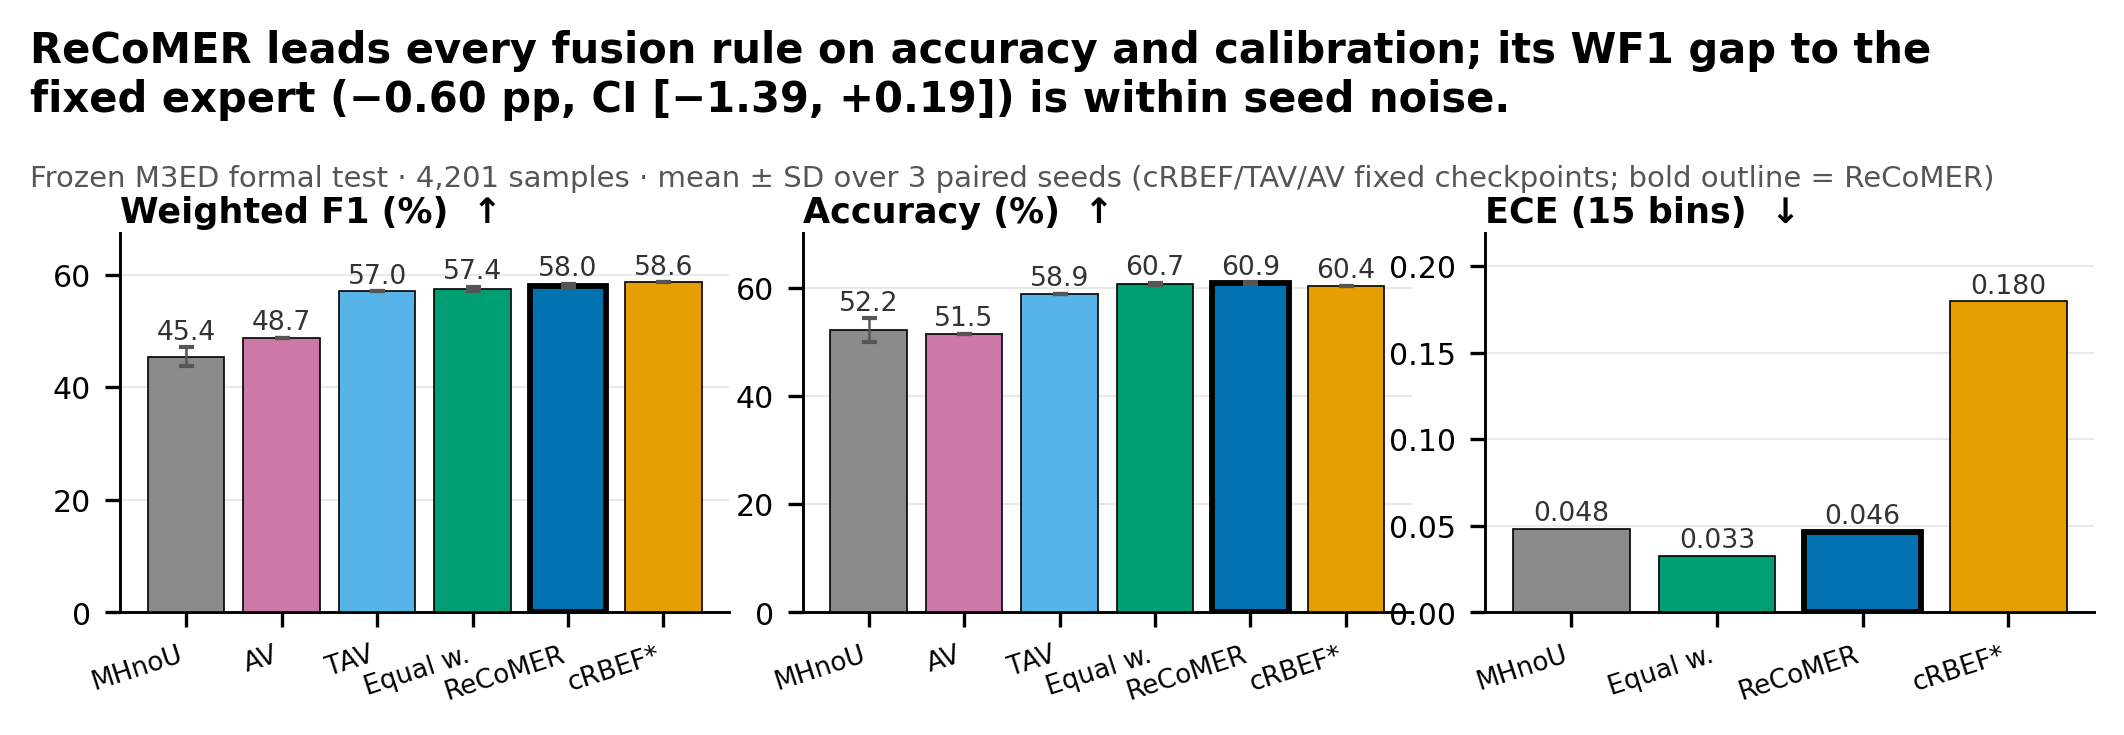

Recreate this plot in Python.
# -*- coding: utf-8 -*-
"""图 A（三面板版）：主结果 Weighted F1 / Accuracy / ECE。

一句话结论：ReCoMER 在 accuracy 与校准上领先所有融合规则；
WF1 上与固定专家的差距（−0.60 pp，CI [−1.39, +0.19]）在 seed 噪声范围内。

数据源：05_实验结果_汇总/ReCoMER_正式测试与消融_汇总/SUMMARY.json
（full_test.<arm>.<metric>.mean/sample_sd；calibration.<arm>[0].ECE15_equal_width）
"""
import json
import sys, os
sys.path.insert(0, os.path.dirname(os.path.abspath(__file__)))
import matplotlib.pyplot as plt
import numpy as np
from style_shared import PALETTE, apply_style, headline, save, FORMAL

apply_style()

d = json.load(open(os.path.join(FORMAL, "SUMMARY.json"), encoding="utf-8"))
ft = d["full_test"]
cal = d["calibration"]

ARMS = ["MHnoU", "AV", "TAV", "equal_weight", "ReCoMER", "cRBEF"]
SHORT = {"MHnoU": "MHnoU", "AV": "AV", "TAV": "TAV",
         "equal_weight": "Equal w.", "ReCoMER": "ReCoMER",
         "cRBEF": "cRBEF*"}

fig = plt.figure(figsize=(7.0, 2.3))
XS = [0.055, 0.055 + 0.29 + 0.035, 0.055 + 2 * (0.29 + 0.035)]
axes = [fig.add_axes([x0, 0.15, 0.29, 0.55]) for x0 in XS]


def style_axis(ax, arms, title):
    ax.set_title(title, loc="left", fontweight="bold", fontsize=8.4, pad=2.5)
    ax.set_xticks(np.arange(len(arms)))
    ax.set_xticklabels([SHORT[a] for a in arms], fontsize=6.3,
                       rotation=18, ha="right")
    ax.grid(axis="y", zorder=0)
    ax.tick_params(axis="y", labelsize=7.2)


# ---- 面板 1：Weighted F1 (%) ----
means = np.array([ft[a]["weighted_f1"]["mean"] for a in ARMS]) * 100
sds = np.array([ft[a]["weighted_f1"]["sample_sd"] for a in ARMS]) * 100
bars = axes[0].bar(np.arange(len(ARMS)), means, yerr=sds, capsize=1.8,
                   color=[PALETTE[a] for a in ARMS], edgecolor="black",
                   linewidth=0.4, error_kw=dict(lw=0.6, ecolor="#555555"),
                   zorder=3)
bars[ARMS.index("ReCoMER")].set_linewidth(1.4)
style_axis(axes[0], ARMS, "Weighted F1 (%)  \u2191")
axes[0].set_ylim(0, (means + sds).max() * 1.15)
for xi, m, sd in zip(np.arange(len(ARMS)), means, sds):
    axes[0].annotate(f"{m:.1f}", (xi, m + sd), textcoords="offset points",
                     xytext=(0, 2.0), ha="center", fontsize=6.4, color="#333333")

# ---- 面板 2：Accuracy (%) ----
means = np.array([ft[a]["accuracy"]["mean"] for a in ARMS]) * 100
sds = np.array([ft[a]["accuracy"]["sample_sd"] for a in ARMS]) * 100
bars = axes[1].bar(np.arange(len(ARMS)), means, yerr=sds, capsize=1.8,
                   color=[PALETTE[a] for a in ARMS], edgecolor="black",
                   linewidth=0.4, error_kw=dict(lw=0.6, ecolor="#555555"),
                   zorder=3)
bars[ARMS.index("ReCoMER")].set_linewidth(1.4)
style_axis(axes[1], ARMS, "Accuracy (%)  \u2191")
axes[1].set_ylim(0, (means + sds).max() * 1.15)
for xi, m, sd in zip(np.arange(len(ARMS)), means, sds):
    axes[1].annotate(f"{m:.1f}", (xi, m + sd), textcoords="offset points",
                     xytext=(0, 2.0), ha="center", fontsize=6.4, color="#333333")

# ---- 面板 3：ECE (15 bins)，仅 4 个融合级分支 ----
ECE_ARMS = ["MHnoU", "equal_weight", "ReCoMER", "cRBEF"]
vals = np.array([cal[a][0]["ECE15_equal_width"] for a in ECE_ARMS])
bars = axes[2].bar(np.arange(len(ECE_ARMS)), vals,
                   color=[PALETTE[a] for a in ECE_ARMS], edgecolor="black",
                   linewidth=0.4, zorder=3)
bars[ECE_ARMS.index("ReCoMER")].set_linewidth(1.4)
style_axis(axes[2], ECE_ARMS, "ECE (15 bins)  \u2193")
axes[2].set_ylim(0, vals.max() * 1.22)
for xi, v in zip(np.arange(len(ECE_ARMS)), vals):
    axes[2].annotate(f"{v:.3f}", (xi, v), textcoords="offset points",
                     xytext=(0, 2.0), ha="center", fontsize=6.4, color="#333333")

headline(fig, "ReCoMER leads every fusion rule on accuracy and calibration; its WF1 gap to the\n"
              "fixed expert (\u22120.60 pp, CI [\u22121.39, +0.19]) is within seed noise.")
fig.text(0.012, 0.80, "Frozen M3ED formal test \u00b7 4,201 samples \u00b7 mean \u00b1 SD over 3 paired seeds "
                      "(cRBEF/TAV/AV fixed checkpoints; bold outline = ReCoMER)",
         fontsize=7.0, color="#555555", ha="left", va="top")
save(fig, "figA_main_threepanel")

# ---- 控制台核对 ----
print("WF1:", " ".join(f"{ft[a]['weighted_f1']['mean']*100:.1f}" for a in ARMS))
print("Acc:", " ".join(f"{ft[a]['accuracy']['mean']*100:.1f}" for a in ARMS))
print("ECE:", " ".join(f"{cal[a][0]['ECE15_equal_width']:.4f}" for a in ECE_ARMS))
